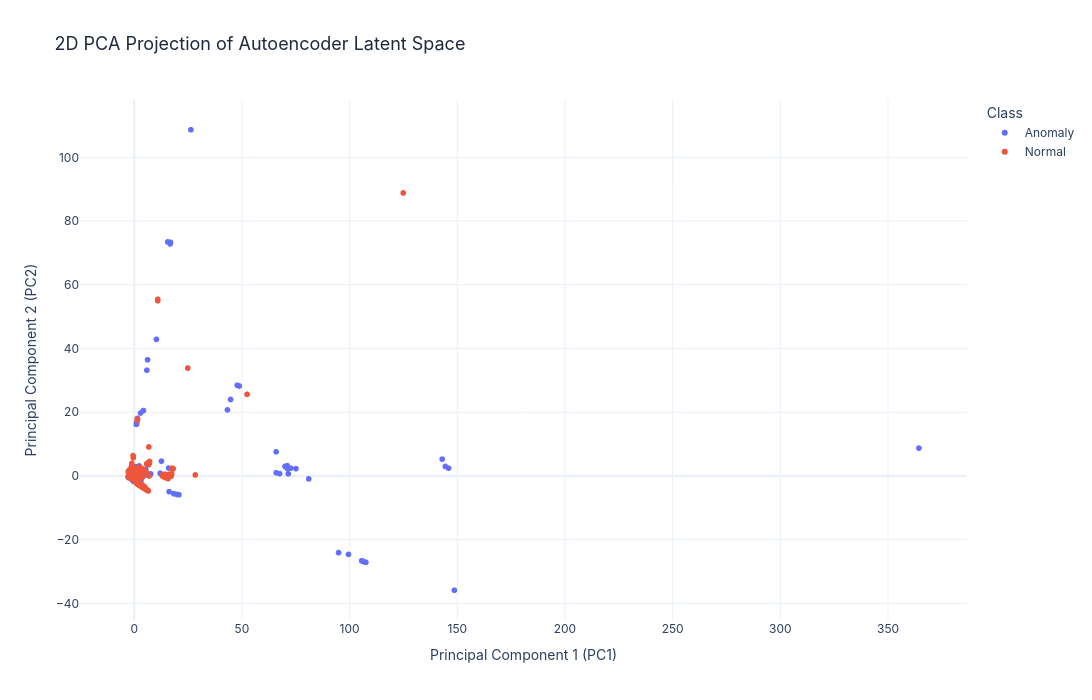

The cell this chart's notebook holds for it:
### Markdown cell above
## Latent Space Visualization

Create a sub-model mapping inputs directly to our `latent_space` bottleneck layer, project these latent activations to a 2D PCA coordinate space, and visualize the output.

### Code cell
# Create bottleneck extractor model
latent_model = tf.keras.models.Model(inputs=model.input, outputs=model.get_layer("latent_space").output)
latent_representations = latent_model.predict(x_test, verbose=0)

# Compute 2D PCA on latent coordinates
pca_latent_coords, _ = compute_pca(pd.DataFrame(latent_representations), n_components=2)
pca_latent_df = prepare_pca_dataframe(pca_latent_coords, y_test_binary)
pca_latent_df['Class'] = pca_latent_df['Label'].map({0: 'Normal', 1: 'Anomaly'})

# Renders interactive 2D PCA latent representation projection
fig_pca_latent = pca_2d_plot(pca_latent_df, color='Class', title='2D PCA Projection of Autoencoder Latent Space')
fig_pca_latent.show()

### Figure 1 — Plotly figure (JSON) as saved in the notebook; plotly's stock layout.template omitted (floating-point values rounded to 4 significant figures; data arrays with more than 128 entries replaced by an {"elided": "..."} marker saying what was removed)
{"data": [{"hovertemplate": "Class=Anomaly<br>PC1=%{x}<br>PC2=%{y}<extra></extra>", "legendgroup": "Anomaly", "marker": {"color": "#636efa", "symbol": "circle"}, "mode": "markers", "name": "Anomaly", "showlegend": true, "type": "scattergl", "x": {"elided": "12833 float values"}, "xaxis": "x", "y": {"elided": "12833 float values"}, "yaxis": "y"}, {"hovertemplate": "Class=Normal<br>PC1=%{x}<br>PC2=%{y}<extra></extra>", "legendgroup": "Normal", "marker": {"color": "#EF553B", "symbol": "circle"}, "mode": "markers", "name": "Normal", "showlegend": true, "type": "scattergl", "x": {"elided": "9711 float values"}, "xaxis": "x", "y": {"elided": "9711 float values"}, "yaxis": "y"}], "layout": {"font": {"family": "Outfit, Inter, Roboto, sans-serif", "size": 12}, "height": 700, "legend": {"title": {"text": "Class"}, "tracegroupgap": 0}, "title": {"font": {"color": "#1E293B", "family": "Outfit, Inter, Roboto, sans-serif", "size": 18}, "text": "2D PCA Projection of Autoencoder Latent Space", "x": 0.05, "xanchor": "left"}, "width": 1200, "xaxis": {"anchor": "y", "domain": [0, 1], "title": {"text": "Principal Component 1 (PC1)"}}, "yaxis": {"anchor": "x", "domain": [0, 1], "title": {"text": "Principal Component 2 (PC2)"}}}}
